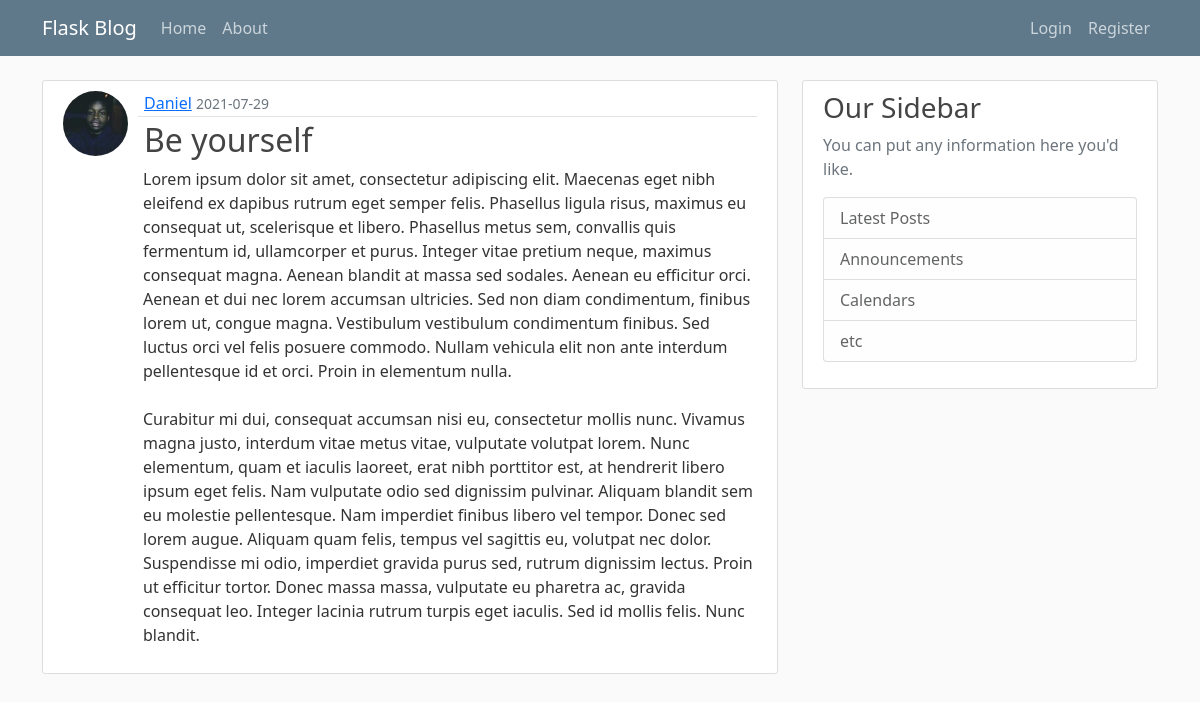
Page /post/13 on the committed database.
### flaskblog/models.py (models this page shows, shortened)
class User(db.Model,UserMixin):
    id = db.Column(db.Integer, primary_key=True)
    username = db.Column(db.String(15),unique=True,nullable=False)
    email = db.Column(db.String(120),unique=True,nullable=False)
    image_file = db.Column(db.String(20),nullable=False, default='default.jpg')
    password = db.Column(db.String(60),nullable=False)#hashing method to be used returns 60 characters
    posts = db.relationship('Post',backref='author',lazy=True)

class Post(db.Model):
    id = db.Column(db.Integer, primary_key=True)
    title = db.Column(db.String(100),nullable=False)
    date_posted = db.Column(db.DateTime,nullable=False,default=datetime.utcnow)
    content = db.Column(db.Text,nullable=False)
    user_id = db.Column(db.Integer,db.ForeignKey('user.id'),nullable=False)

### flaskblog/posts/routes.py (the view)
@posts.route("/post/<int:post_id>")
def post(post_id):
    post = Post.query.get_or_404(post_id)
    return render_template('post.html',title=post.title,post=post)

### flaskblog/templates/post.html (shortened to what this page needs)
{%extends "layout.html"%}
{%block content%}
	<article class="media content-section">
	<img class="rounded-circle article-img" src="{{ url_for('static',filename='profile_pics/'+post.author.image_file) }}" ></img>
	  <div class="media-body">
	    <div class="article-metadata">
	      <a class="mr-2" href="{{url_for('users.user_post',username=post.author.username)}}">{{ post.author.username }}</a>
	      <small class="text-muted">{{ post.date_posted.strftime('%Y-%m-%d') }}</small>
	    </div>
	    <h2 class="article-title">{{ post.title }}</h2>
	    <p class="article-content">{{ post.content }}</p>
	  </div>
	</article>
{%endblock content%}

### flaskblog/static/main.css (style rules this page uses)
body { background: #fafafa; color: #333333; margin-top: 5rem; }
h1, h2, h3, h4, h5, h6 { color: #444444; }
.content-section { background: #ffffff; padding: 10px 20px; border: 1px solid #dddddd; border-radius: 3px; margin-bottom: 20px; }
.article-title { color: #444444; text-decoration: none; }
.article-content { white-space: pre-line; margin-left: 5px; }
.article-img { display: block; height: 65px; width: 65px; margin-right: 16px; float: left; }
.media-body { margin-left: 75px; }
.article-metadata { padding-bottom: 1px; margin-bottom: 4px; border-bottom: 1px solid #e3e3e3 }

### rows in the picture
User: image_file (picture), author.username "Daniel"
Post: date_posted "2021-07-29", title "Be yourself", content "Lorem ipsum dolor sit amet, consectetur adipiscing elit. Maecenas eget nibh eleifend ex dapibus rutrum eget semper felis. Phasellus ligula risus, maximus eu consequat ut, scelerisque et libero. Phasellus metus sem, convallis quis fermentum id, ullamcorper et purus. Integer vitae pretium neque, maximus consequat magna. Aenean blandit at massa sed sodales. Aenean eu efficitur orci. Aenean et dui nec lorem accumsan ultricies. Sed non diam condimentum, finibus lorem ut, congue magna. Vestibulum vestibulum condimentum finibus. Sed luctus orci vel felis posuere commodo. Nullam vehicula elit non ante interdum pellentesque id et orci. Proin in elementum nulla. Curabitur mi dui, consequat accumsan…"
